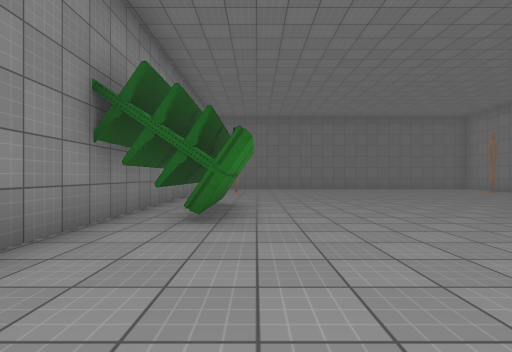
View 1 (above)

24 first-person views from a walk through a 3-D level made in the Unity game engine. The camera is 1.2 m above the floor, looks level and sees 85° across. The floor is counted in squares, 2 m on a side. Each view is taken from the middle of a square. On the plan, view 1 faces up. The plan holds only what a view shows up to about 9 squares ahead; the rest is blank. The place goes on beyond the plan. Some surface patterns are stand-ins.

View 2
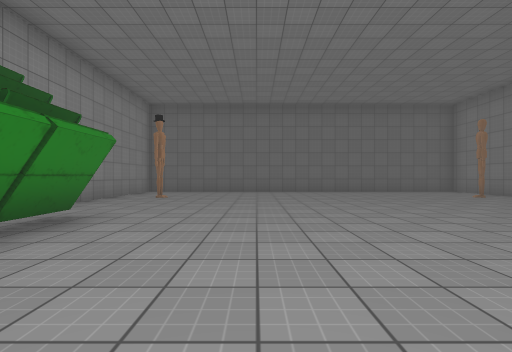

View 3
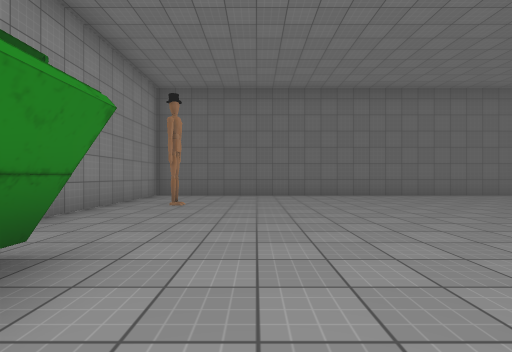

View 4
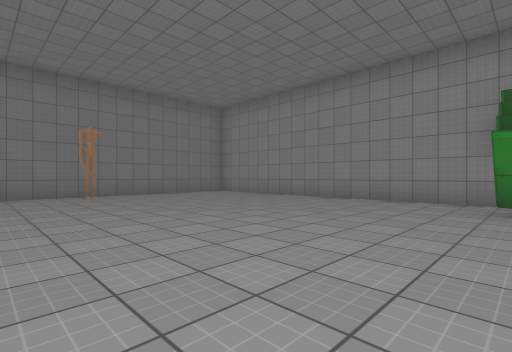

View 5
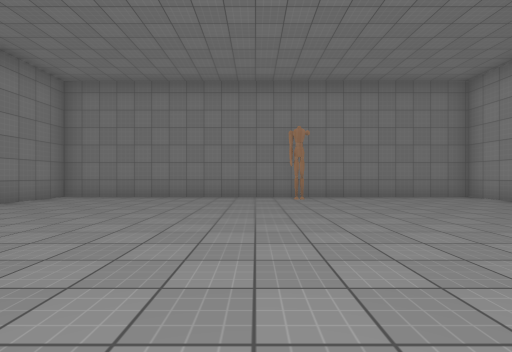

View 6
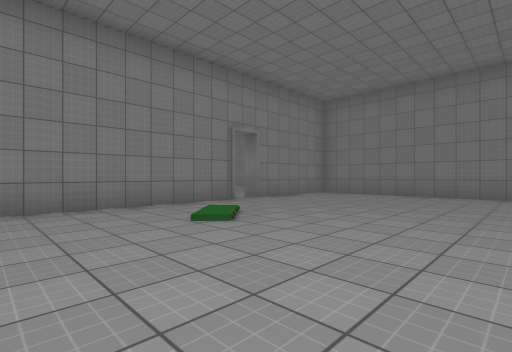

View 7
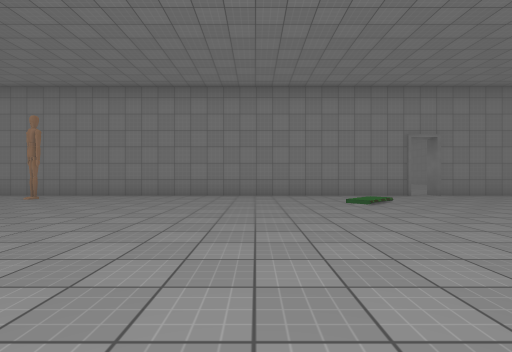

View 8
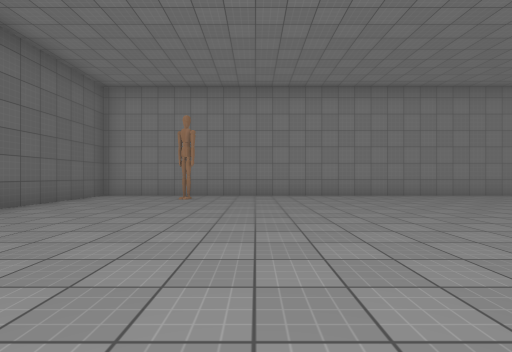

View 9
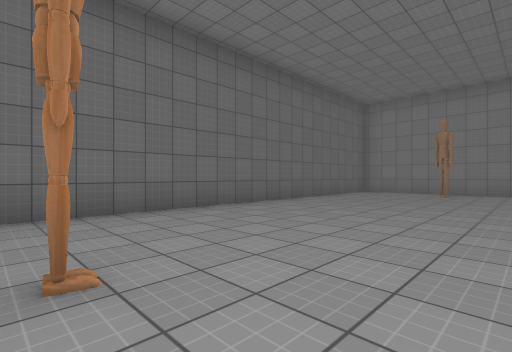

View 10
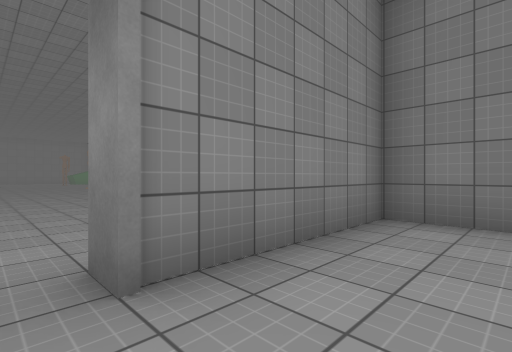

View 11
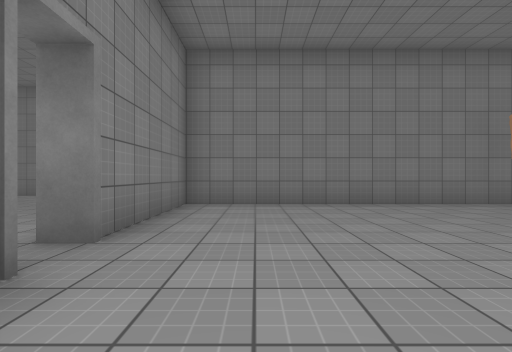

View 12
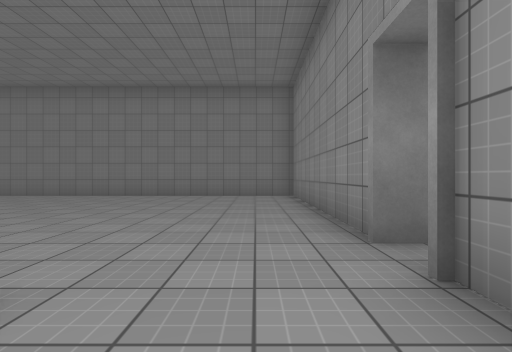

View 13
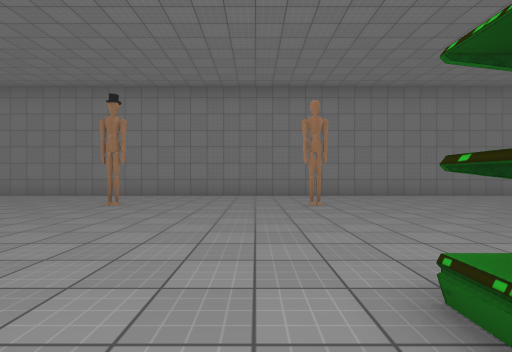

View 14
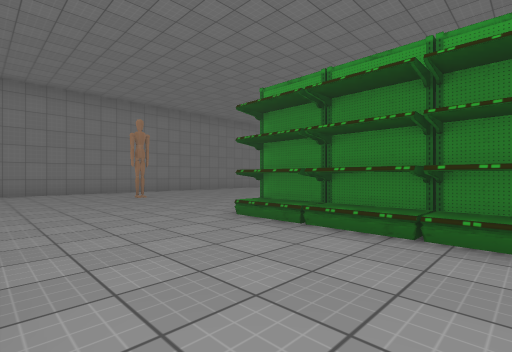

View 15
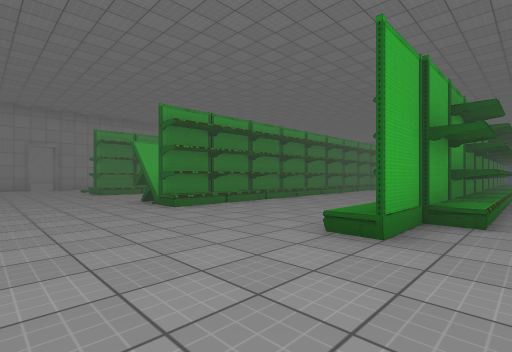

View 16
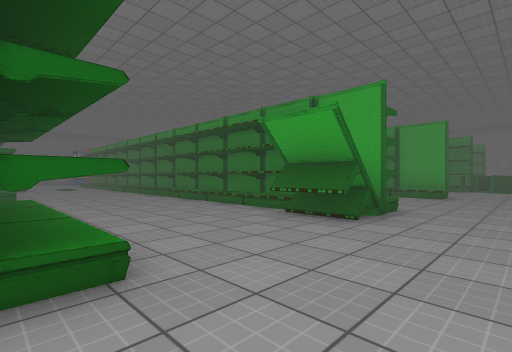

View 17
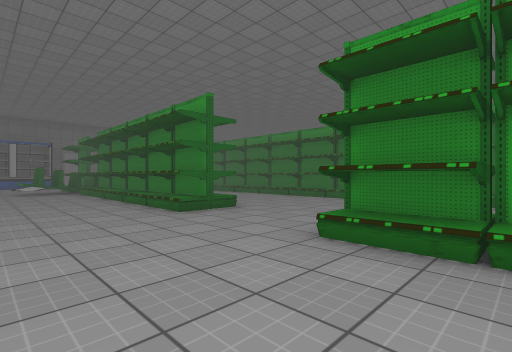

View 18
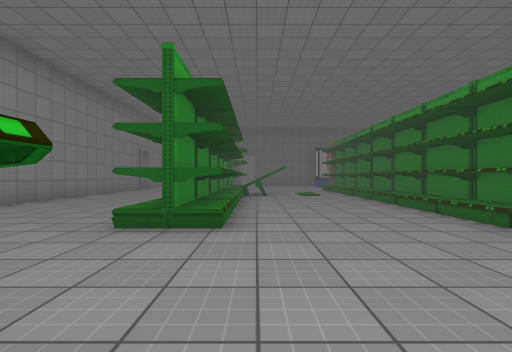

View 19
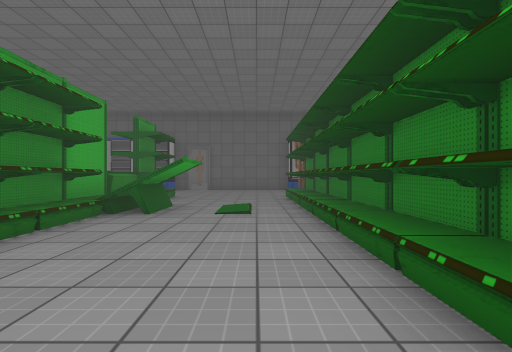

View 20
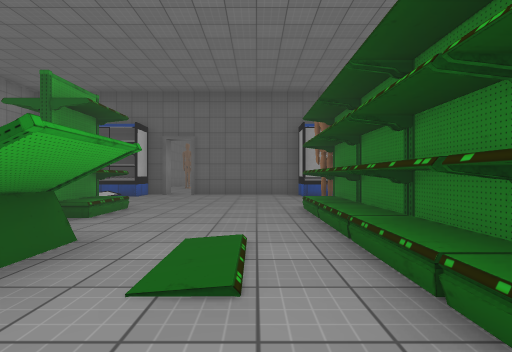

View 21
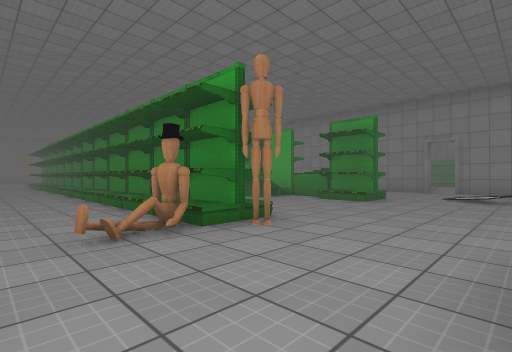

View 22
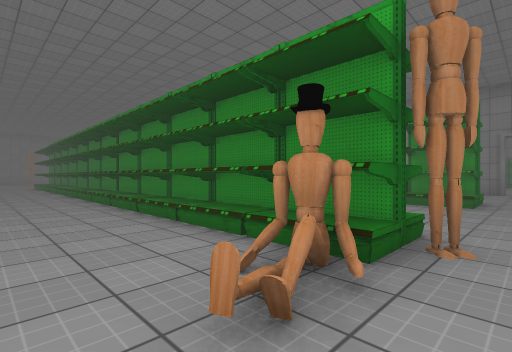

View 23
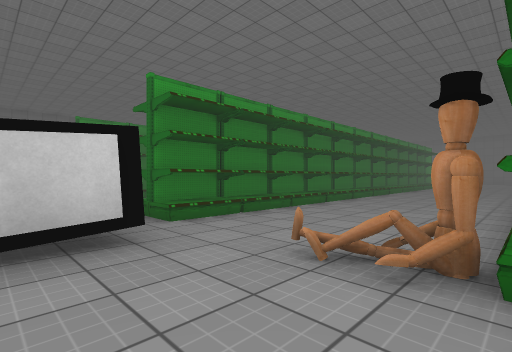

View 24
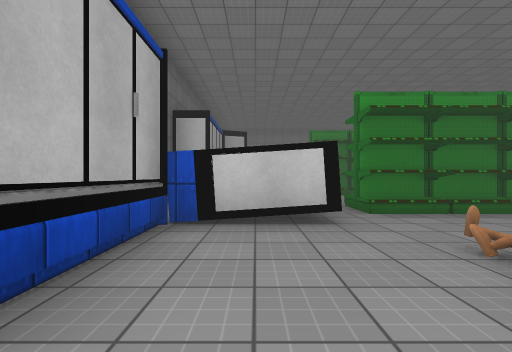

### Floor plan
Points are (right, up) in squares from view 1. A wall is a line through its corners. A room is listed if a view was taken in it or the views show most of it. See-through windows are left out.
Room 1 (views 1, 2, 3, 4, 5, 6, 7, 8, 9, 10, 11)
walls: (3.5, 12.6) (-2.1, 12.6) (-2.1, -1.6); (7.5, 12.6) (6.4, 12.6); (9.5, -0.8) (9.5, 12.6); (-2.1, -3.6) (-2.1, -5) (9.5, -5) (9.5, -1.5) (9.9, -1.5)
ways out: opening at (10, -1) to room 2
objects: shelf (-1, 4); shelf (-1, 5) to (-1, 6); other object (-1, 10); other object (3, -4); other object (8, 10)
Room 2 (views 12, 13, 14, 15, 16, 17, 18, 19, 20, 21, 22, 23, 24)
walls: (9.9, 12) (9.9, 8.5); (9.9, -0.1) (9.9, -0.8); (9.9, -1.5) (9.9, -7.5) (25.5, -7.5); (9.9, 15.4) (9.9, 14.7); (18.4, 19) (14.9, 19); (14.1, 19) (13.5, 19); (9.9, 17.6) (9.9, 16.4)
ways out: opening at (10, -1) to room 1
objects: shelf (12, 13) to (13, 14); other object (12, 18) to (13, 19); shelf (13, 14); shelf (14, 0); shelf (14, 2); shelf (14, 3); shelf (14, 7); shelf (14, 8); shelf (14, 9); shelf (14, 10) to (14, 11); shelf (14, 12) to (14, 13); shelf (14, 14) to (14, 15); shelf (16, 12); shelf (18, 1); shelf (18, 2) to (18, 3); shelf (18, 4); shelf (18, 5); shelf (18, 6) to (18, 7); shelf (18, 8); shelf (18, 9); shelf (18, 10) to (18, 11); shelf (18, 12); shelf (18, 13); shelf (18, 14) to (18, 15); other object (18, 16); shelf (19, 0); shelf (19, 1); shelf (19, 2) to (19, 3); shelf (19, 4) to (19, 5); shelf (19, 6) to (19, 7); shelf (19, 8); shelf (19, 9); shelf (19, 10) to (19, 11); shelf (19, 12); shelf (19, 13); shelf (19, 14) to (19, 15); other object (19, 18) to (21, 19); other object (20, 15); other object (22, 16) to (22, 18); other object (23, -5); other object (23, 0); shelf (23, 1); shelf (23, 2) to (23, 3); shelf (23, 4); shelf (23, 5); shelf (23, 6) to (23, 7); shelf (23, 8); other object (23, 9); shelf (23, 14) to (23, 15)

Where each view was taken, in squares from view 1:
view 1: 0 up, 0 right, facing up
view 2: 2 up, 2 right, facing up
view 3: 4 up, 1 right, facing up
view 4: 4 up, 5 right, facing down-left
view 5: 3 up, 4 right, facing down
view 6: 4 up, 4 right, facing down-right
view 7: 4 up, 1 right, facing right
view 8: 8 up, 1 right, facing right
view 9: 8 up, 1 left, facing up-right
view 10: 1 down, 8 right, facing down-right
view 11: 1 up, 8 right, facing down
view 12: 1 up, 11 right, facing down
view 13: 1 up, 20 right, facing down
view 14: 3 up, 22 right, facing down-left
view 15: 3 down, 24 right, facing up-left
view 16: 2 down, 14 right, facing up-right
view 17: 2 up, 11 right, facing up-right
view 18: 3 up, 15 right, facing up
view 19: 7 up, 17 right, facing up
view 20: 10 up, 17 right, facing up
view 21: 18 up, 21 right, facing down-left
view 22: 16 up, 21 right, facing down-left
view 23: 17 up, 19 right, facing down-right
view 24: 17 up, 18 right, facing right
